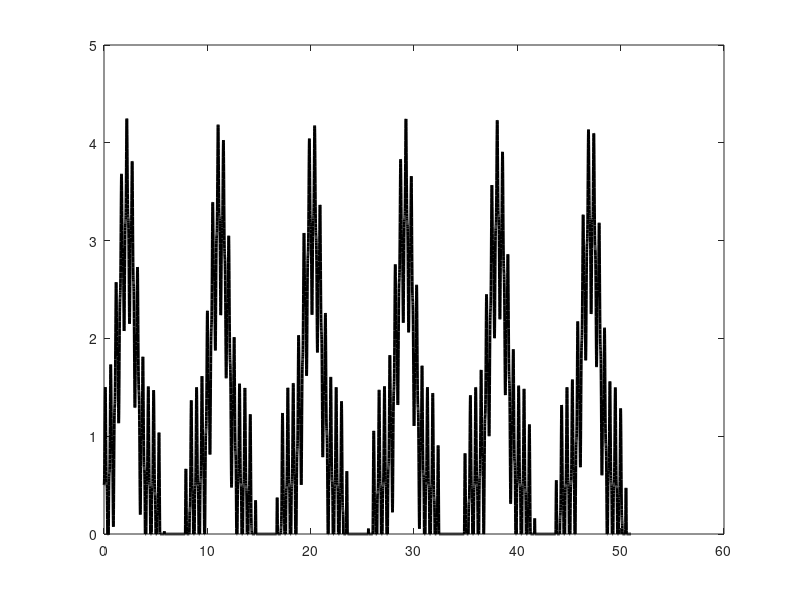

MATLAB code to generate this figure: (Note: this script raises an error after producing the figure.)
clear all
close all
clc

%%
numhoursperday = 24;
numdaysperweek = 7;
numweeksperyear = 52;
max_locations = 10;

%%
meshSize = numhoursperday * numdaysperweek * numweeksperyear;  
t_all = linspace(0,numweeksperyear-1,meshSize);

%%
mag = 0.5;
lambda = 2.75; % rate of change per given period, e.g. per months.
expon = 3;
short_freq = 2.75;
T_temp = t_all.*randsample(0.5:0.1:1,1); % T_temp = t_all.*rand;
rate_fh = @(t) (mag+lambda.*sin(t).^expon + sin(2*pi*short_freq*t).^expon);



%%
loc_ID = repmat([0:max_locations-1]',meshSize,1);
hours = repmat(repelem([0:numhoursperday-1]',max_locations) , numdaysperweek*numweeksperyear , 1);
days = repmat(repelem([1:numdaysperweek]',numhoursperday*max_locations) , numweeksperyear , 1);
weeks = repelem([1:numweeksperyear]',numhoursperday*numdaysperweek*max_locations);

%% PRECIPITATION

% mean precipitation rate in mm per hour
mean_precipitation_rate = rate_fh(T_temp)';
ifxneg = find(mean_precipitation_rate<0);
mean_precipitation_rate(ifxneg) = 0;

% assume the same mean precipation rate in all locations
a  = 2*repelem(mean_precipitation_rate,max_locations,1)/sqrt(pi);
k = random('uniform',1,3,length(a),1);
precipitation_rate = random('Weibull',a,k);

thresholdrain = 7;
id = find(loc_ID == 2);
for i=1:length(id)
    if (precipitation_rate(id(i))>thresholdrain)
        precipitation_rate(id(i))= precipitation_rate(id(i))+abs(random('Extreme Value',thresholdrain,1));
    end
end

id = find(loc_ID == 7);
for i=1:length(id)
    if (precipitation_rate(id(i))>thresholdrain)
        precipitation_rate(id(i))= precipitation_rate(id(i))+abs(random('Extreme Value',thresholdrain,1));
    end
end

% idf = randsample(length(precipitation_rate),85000);
% precipitation_rate(idf) = 0;

figure, plot(t_all,mean_precipitation_rate,'k-','LineWidth',2)
figure, histogram(precipitation_rate)
figure, plot(precipitation_rate)
figure, plot(loc_ID,precipitation_rate,'o')


%% CONTEXT
%  public holidays
% sporting events 
% school term dates
% Construction
% Other social event

Context = cell(length(loc_ID),1);
Context(:) = {'NORMAL'};

id7 = find(days == 3 & loc_ID == 5 & hours >= 17 & hours <= 23);
Context(id7) = {'SPORTS'};

id8 = find(days == 7 & (weeks == 27 | weeks == 37 | weeks == 43) & hours >= 14 & hours <= 23 & loc_ID >= 1 & loc_ID <= 4);
Context(id8) = {'CARNIVAL'};

id9 = find((days == 1 | days == 2 | days == 3) & (weeks == 17 | weeks == 30 | weeks == 40) & hours >= 6 & hours <= 18 & loc_ID == 3);
Context(id9) = {'CONSTRUCTION'};

id10 = find((days == 1 | days == 2 | days == 3) & (weeks == 17 | weeks == 30 | weeks == 40) & hours >= 6 & hours <= 18 & loc_ID == 9);
Context(id10) = {'CONSTRUCTION'};


id0 = find(weeks == 1);
id1 = find(weeks == 52);
id2 = find(weeks == 10);
id3 = find(weeks == 25);
id4 = find(weeks == 32);
id5 = find(weeks == 33);
id6 = find(weeks == 34);
ids = [id0;id1;id2;id3;id4;id5;id6];

Context(ids) = {'HOLIDAYS'};



%% TRAFFIC SPEED
avg_traffic_speed = 65; % km/h
traffic_speed = ones(length(loc_ID),1).*avg_traffic_speed.*random('normal',1,0.1,length(loc_ID),1);

% Effect of location
id = find(loc_ID == 2);
traffic_speed(id) = traffic_speed(id) + random('Extreme Value',35,8, length(id),1);

id = find(loc_ID == 5);
traffic_speed(id) = traffic_speed(id) + random('normal',18,2, length(id),1);

id = find(loc_ID == 6);
traffic_speed(id) = traffic_speed(id) + random('Extreme Value',20,3, length(id),1);

id = find(loc_ID == 9 & precipitation_rate>10);
traffic_speed(id) = traffic_speed(id) + random('Extreme Value',-25,4, length(id),1);

% Effect of context
idx = strcmp(Context,'CONSTRUCTION');
idx = find(idx==1);
traffic_speed(idx) = traffic_speed(idx)./random('uniform',5,10,length(idx),1); 

idx = strcmp(Context,'CARNIVAL');
idx = find(idx==1);
traffic_speed(idx) = traffic_speed(idx)./random('uniform',5,10,length(idx),1); 

idx = strcmp(Context,'HOLIDAYS');
idx = find(idx==1);
traffic_speed(idx) = traffic_speed(idx)./random('uniform',1,5,length(idx),1); 

idx = strcmp(Context,'SPORTS');
idx = find(idx==1);
traffic_speed(idx) = traffic_speed(idx)./random('uniform',1,2,length(idx),1); 

% Effect of precipitation
thresholdrain1 = 5;
thresholdrain2 = 12;
idx = find(precipitation_rate>=thresholdrain1 & precipitation_rate<thresholdrain2);
traffic_speed(idx) = traffic_speed(idx)./random('uniform',1,2,length(idx),1); 
idx = find(precipitation_rate>=thresholdrain2);
traffic_speed(idx) = traffic_speed(idx)./random('uniform',5,10,length(idx),1); 

traffic_speed(traffic_speed<=5) = 0; 

figure, plot(loc_ID,traffic_speed,'o')
figure, plot(precipitation_rate,traffic_speed,'o')


%% TRAFFIC INTENSITY at T-60min:  cars per hour
avg_traffic_intensity = 2000; % cars/h/location over a week
traffic_intensity = ones(length(loc_ID),1).*avg_traffic_intensity.*random('normal',1,0.2,length(loc_ID),1);

id = find(loc_ID == 2 | loc_ID == 5 | loc_ID == 6);
traffic_intensity(id) = traffic_intensity(id).*1.75;

id = find(loc_ID == 9);
traffic_intensity(id) = traffic_intensity(id).*1.25;

figure, plot(loc_ID,traffic_intensity,'o')


% Intensity drops by half on the weekend
id = find(days >= 6 & days <= 7);
traffic_intensity(id) = traffic_intensity(id)./2;

% Normally higher at certain hours of the day
id = find(hours < 6);
traffic_intensity(id) = traffic_intensity(id)./2;
id = find(hours >= 21);
traffic_intensity(id) = traffic_intensity(id)./1.5;

id = find(hours > 10 & hours <= 16);
traffic_intensity(id) = traffic_intensity(id)./1.25;

figure, plot(days,traffic_intensity,'o')
figure, plot(hours,traffic_intensity,'o')

% Effect of context
idx = strcmp(Context,'CONSTRUCTION');
idx = find(idx==1);
traffic_intensity(idx) = traffic_intensity(idx)./random('uniform',5,10,length(idx),1); 

idx = strcmp(Context,'CARNIVAL');
idx = find(idx==1);
traffic_intensity(idx) = traffic_intensity(idx)./random('uniform',5,10,length(idx),1); 

idx = strcmp(Context,'HOLIDAYS');
idx = find(idx==1);
traffic_intensity(idx) = traffic_intensity(idx)./random('uniform',1,5,length(idx),1); 

idx = strcmp(Context,'SPORTS');
idx = find(idx==1);
traffic_intensity(idx) = traffic_intensity(idx)./random('uniform',1,2,length(idx),1); 

% Effect of precipitation
traffic_intensity(traffic_intensity<=0) = 0; 
thresholdrain1 = 5;
thresholdrain2 = 12;
idx = find(precipitation_rate>=thresholdrain1 & precipitation_rate<thresholdrain2);
traffic_intensity(idx) = traffic_intensity(idx)./random('uniform',1,2,length(idx),1); 
idx = find(precipitation_rate>=thresholdrain2);
traffic_intensity(idx) = traffic_intensity(idx)./random('uniform',5,10,length(idx),1); 

traffic_intensity(traffic_intensity<=5) = 0; 
figure, plot(loc_ID,traffic_intensity,'o')
figure, plot(precipitation_rate,traffic_intensity,'o')
figure, plot(traffic_speed,traffic_intensity,'o')


%%
varNames = {'loc_ID' , 'hours' , 'days' , 'Weeks' , 'precipitation_rate_mm'};
Xint = [loc_ID , hours , days , weeks , precipitation_rate];

OutGenTrafficSyntheticSamples = array2table(Xint,'VariableNames',varNames);

OutGenTrafficSyntheticSamples.Context = Context;
OutGenTrafficSyntheticSamples.traffic_speed = traffic_speed;
OutGenTrafficSyntheticSamples.traffic_intensity = traffic_intensity;

writetable(OutGenTrafficSyntheticSamples,'./Data/OutGenTrafficSyntheticSamples.csv') 
